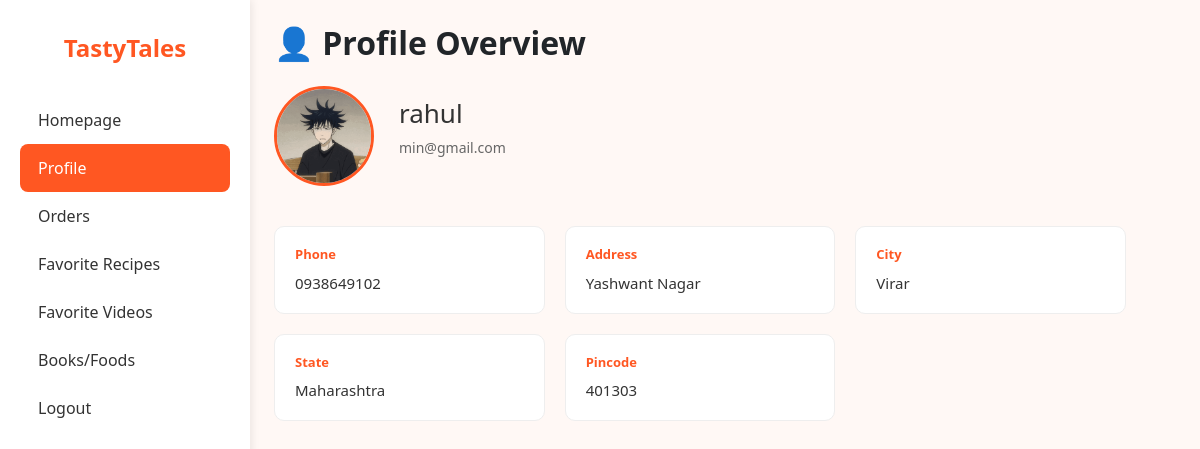
The app's page /profile (signed in) with its own data.
### recipeproject/models.py (models this page shows)
class users(models.Model):
    username = models.CharField(max_length=100)
    password = models.CharField(max_length=100)
    email = models.EmailField()
    phone = models.CharField(max_length=100)
    repassword = models.CharField(max_length=100,null=True)
    address = models.TextField()
    pincode = models.IntegerField()
    city = models.CharField(max_length=100)
    state = models.CharField(max_length=100)
    cart = models.CharField(max_length=255,default='[]')
    likes = models.CharField(max_length=255,default='[]')
    likesv = models.CharField(max_length=255,default='[]')
    likesr = models.CharField(max_length=255,default='[]')

### recipeproject/views.py (the view)
# urls.py: path('profile',views.profile),
def profile(req):
    if 'user' not in req.session:
        return redirect('/login')
    username = req.session['user']
    try:
        user_data = users.objects.filter(username=username).values()
        return render(req, 'profile.html', context={"userde": user_data})
    except users.DoesNotExist:
        return render(req, 'profile.html', context={"error": "User not found"})

### recipeproject/templates/profile.html (shortened to what this page needs)
{% load static %}
<!DOCTYPE html>
<html lang="en">
<head>
  <link href="https://cdn.jsdelivr.net/npm/bootstrap@5.3.3/dist/css/bootstrap.min.css" rel="stylesheet" />
</head>
<body>
<div class="container-fluid">
  <div class="row">
    <aside class="col-md-3 d-none d-md-block sidebar">
      <div class="logo">TastyTales</div>
      <nav class="nav flex-column">
        <a href="/" class="nav-link">Homepage</a>
        <a href="/profile" class="nav-link active">Profile</a>
        <a href="/carts" class="nav-link">Orders</a>
        <a href="/recipelike" class="nav-link">Favorite Recipes</a>
        <a href="/videolike" class="nav-link">Favorite Videos</a>
        <a href="/like" class="nav-link">Books/Foods</a>
        <a href="/logout" class="nav-link">Logout</a>
      </nav>
    </aside>
    <main class="col-md-9 p-4">
      <h2 class="fw-bold mb-4">👤 Profile Overview</h2>
      <div class="profile-header">
        <div class="avatar">
          <img src="{% static 'src/l.gif' %}" alt="User Image">
        </div>
        <div class="profile-info">
          <h2>{{ userde.0.username }}</h2>
          <p>{{ userde.0.email }}</p>
        </div>
      </div>
      <div class="info-grid">
        <div class="info-card">
          <label>Phone</label>
          <span>{{ userde.0.phone }}</span>
        </div>
        <div class="info-card">
          <label>Address</label>
          <span>{{ userde.0.address }}</span>
        </div>
        <div class="info-card">
          <label>City</label>
          <span>{{ userde.0.city }}</span>
        </div>
        <div class="info-card">
          <label>State</label>
          <span>{{ userde.0.state }}</span>
        </div>
        <div class="info-card">
          <label>Pincode</label>
          <span>{{ userde.0.pincode }}</span>
        </div>
      </div>
    </main>
  </div>
</div>
</body>
</html>

### recipeproject/templates/profile.html (style rules this page uses)
:root { --primary: #ff5722; --bg: #fff8f5; --text-dark: #333; --text-light: #666; --card: #ffffff; --shadow: rgba(0, 0, 0, 0.08); }
body { background-color: var(--bg); font-family: 'Segoe UI', sans-serif; margin: 0; padding: 0; }
a { text-decoration: none; color: inherit; }
.sidebar { width: 250px; background: #fff; height: 100vh; box-shadow: 2px 0 8px var(--shadow); padding: 30px 20px; }
.logo { font-size: 24px; font-weight: bold; color: var(--primary); text-align: center; margin-bottom: 30px; }
.nav-link { padding: 12px 18px; border-radius: 8px; color: var(--text-dark); }
.nav-link:hover, .nav-link.active { background-color: var(--primary); color: #fff !important; }
.profile-header { display: flex; align-items: center; gap: 25px; margin-bottom: 40px; }
.avatar { width: 100px; height: 100px; border-radius: 50%; overflow: hidden; border: 3px solid var(--primary); background-color: #eee; }
.avatar img { width: 100%; height: 100%; object-fit: cover; }
.profile-info h2 { font-size: 26px; color: var(--text-dark); }
.profile-info p { font-size: 14px; color: var(--text-light); }
.info-grid { display: grid; grid-template-columns: repeat(auto-fit, minmax(240px, 1fr)); gap: 20px; }
.info-card { background-color: var(--card); border: 1px solid #eee; border-radius: 10px; padding: 18px 20px; transition: 0.3s; }
.info-card label { font-size: 13px; color: var(--primary); font-weight: 600; margin-bottom: 6px; display: block; }
.info-card span { font-size: 15px; color: var(--text-dark); }

### records on screen
users: username "rahul", email "min@gmail.com", phone "0938649102", address "Yashwant Nagar", city "Virar", state "Maharashtra"

### other values on screen
{{ userde.0.pincode }} "401303"
